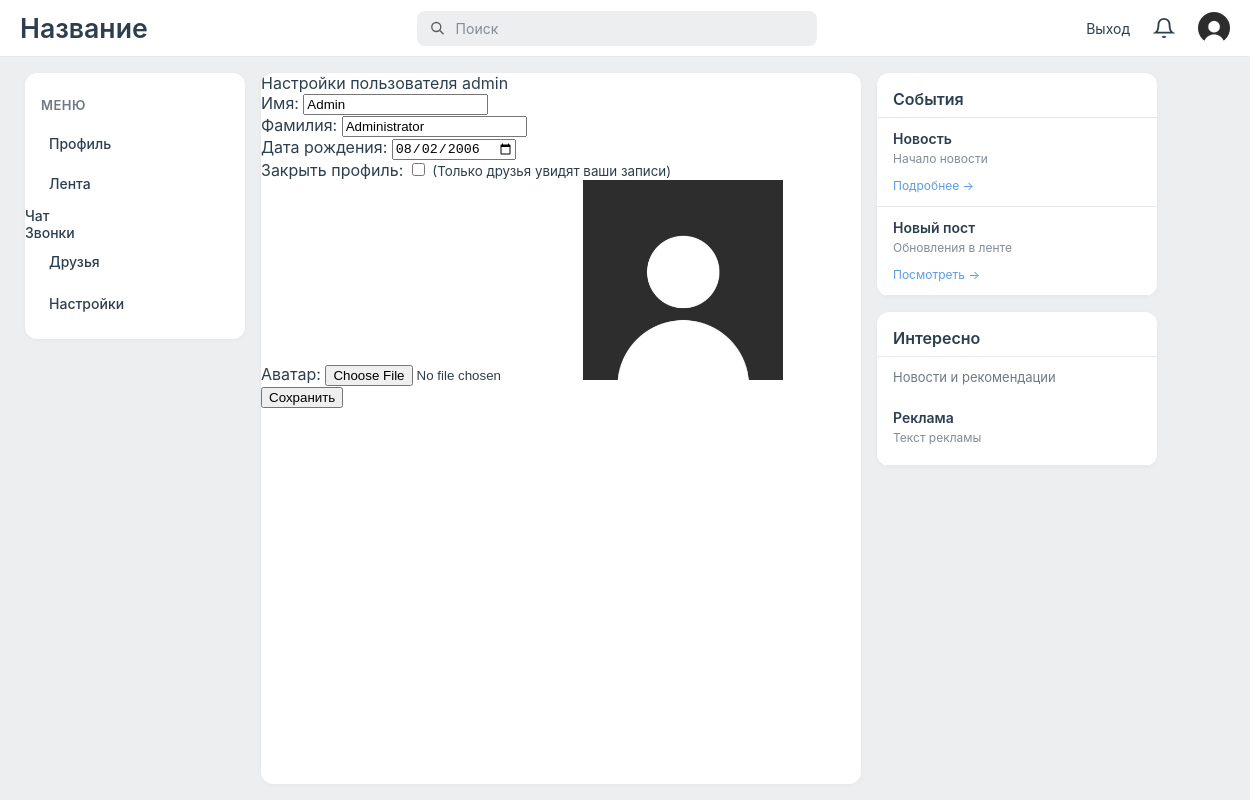
Page /profile/settings.php (signed in) on the earlier database version.
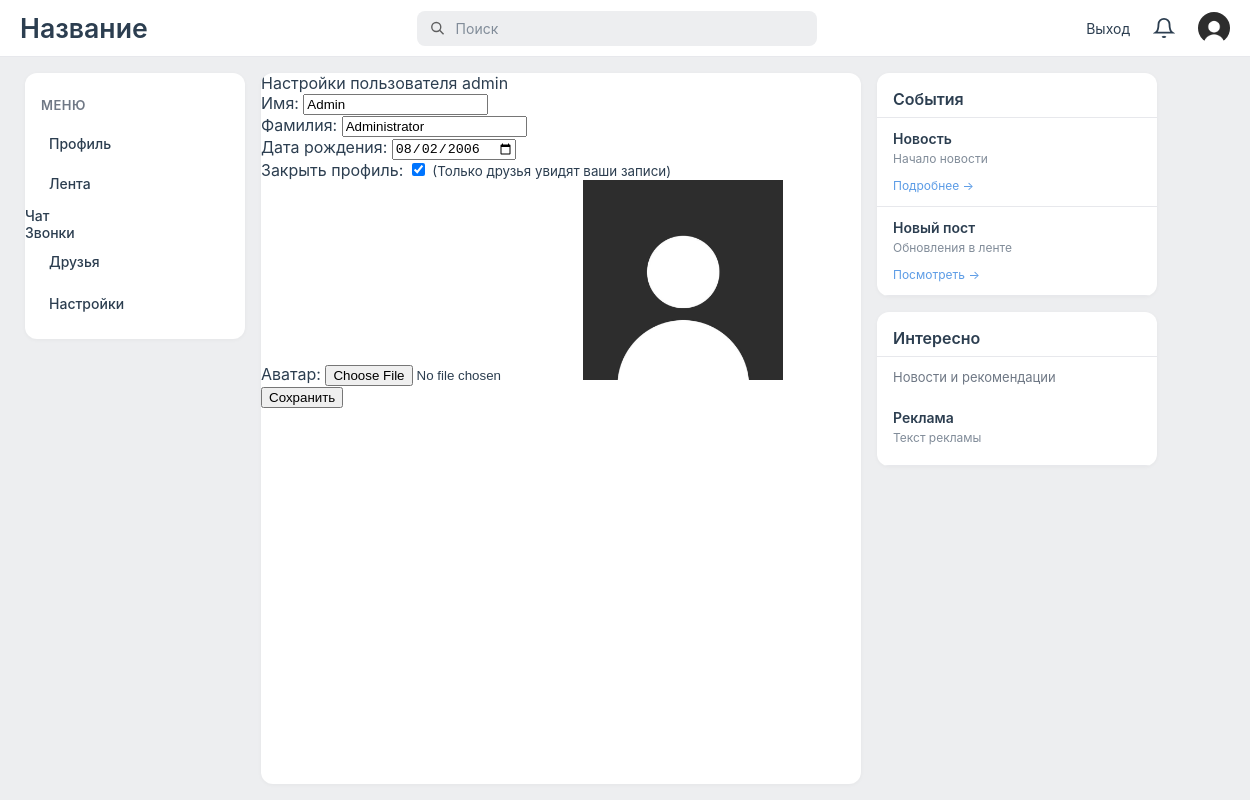
Same page on the later database version.
### tables this page shows
CREATE TABLE `users` (
  `user_id` int NOT NULL,
  `login` varchar(50) NOT NULL,
  `first_name` varchar(255) NOT NULL,
  `last_name` varchar(255) NOT NULL,
  `password` varchar(255) NOT NULL,
  `role` varchar(10) NOT NULL,
  `is_private` tinyint(1) NOT NULL,
  `birthday_date` date NOT NULL,
  `creation_date` date NOT NULL,
  `avatar` varchar(255) NOT NULL
);

### classes/DataBase.php (called while the page is built, shortened)
<?php
class Database {
   private $pdo;
    public function __construct() {
        $this->pdo = new PDO("mysql:host=messenger;dbname=Social", "root", "");
        $this->pdo->setAttribute(PDO::ATTR_ERRMODE, PDO::ERRMODE_EXCEPTION);
    }
    public function query1($sql, $params = []) {
        $stmt = $this->pdo->prepare($sql);
        $stmt->execute($params);
        return $stmt;
    }
    public function fetchOne($sql, $params = []) {
        return $this->query1($sql, $params)->fetch();
    }
}
?>

### classes/User.php (called while the page is built, shortened)
<?php
class User {
    private $data = [];
    public function __construct(int $user_id, array $data, Database $db) {
        $this->data = $data;
    }
	public static function getUserById($id, Database $db){
		$sql = "SELECT * FROM users WHERE user_id = ?";
		$data = $db->fetchOne($sql, [$id]);
		return new self($id, $data, $db);
	}
    public function get($field) {
        return $this->data[$field] ?? '';
    }
}
?>

### includes/init.php (called while the page is built, shortened)
<?php
require_once __DIR__ . '/../classes/Database.php';
require_once __DIR__ . '/../classes/User.php';
$db = new Database();
?>

### profile/settings.php (the view, shortened to what this page needs)
<?php
include '../includes/init.php';
?>
<!DOCTYPE html>
<html lang="en">
<head>
	<link rel="stylesheet" href="../assets/css/style.css">
</head>
<body>
	<?php include '../includes/header.php'; ?>
	<div class="columns-container">
		<?php include '../includes/menuLeft.php'; ?>
		<div class="center-panel">
			Настройки пользователя <?php echo $user->get(UserField::LOGIN); ?>
			<form id="settingsForm" method="POST" enctype="multipart/form-data">
				<div>
					<label>Имя:</label>
					<input type="text" name="first_name" value="<?php echo $user->get(UserField::FIRST_NAME); ?>">
				</div>
				<div>
					<label>Фамилия:</label>
					<input type="text" name="last_name" value="<?php echo $user->get(UserField::LAST_NAME); ?>">
				</div>
				<div>
					<label>Дата рождения:</label>
					<input type="date" name="birthday_date" value="<?php echo $user->get(UserField::BIRTHDAY); ?>">
				</div>
				<div>
					<label>Закрыть профиль:</label>
					<input type="checkbox" name="is_private" value="1"
						<?php echo $user->get(UserField::PRIVATE) == 1 ? 'checked' : ''; ?>>
					<small>(Только друзья увидят ваши записи)</small>
				</div>
				<div>
					<label>Аватар:</label>
					<input type="file" name="avatar">
					<img src="../assets/uploads/<?php echo $user->get(UserField::AVATAR); ?>" width="200">
				</div>
				<button type="submit">Сохранить</button>
			</form>
		</div>
		<?php 	include '../includes/menuRight.php'; ?>
	</div>
</body>
</html>

### includes/header.php (shortened to what this page needs)
<div class="header-fullwidth">
	<h1>Название</h1>
	<div class="search-container">
		<div class="search-box">
			<svg class="search-icon" viewBox="0 0 24 24" fill="none" stroke="currentColor" stroke-width="2">
				<circle cx="10.5" cy="10.5" r="6.5" />
				<line x1="21" y1="21" x2="15" y2="15" />
			</svg>
			<input type="text" class="search-input" placeholder="Поиск">
		</div>
	</div>
	<div class="header-right">
		<?php
		require_once __DIR__ . '/../classes/Database.php';
		if (isset($_SESSION['id'])):
		?>
		<a href="../auth/logout.php" style="text-decoration: none; color: #2c3e50; font-size: 14px;">Выход</a>
		<?php include '../includes/notificationBell.php'; ?>
		<div class="avatar">
			<?php
				$db = new Database();
				$user = User::getUserById($_SESSION['id'], $db);
				$image_name = $user->get(UserField::AVATAR);
				?>
			<img src="../assets/uploads/<?php echo ($image_name);?>"
				style="width: 32px; height: 32px; border-radius: 100%;">
		</div>
		<?php else:?>
		<div>Вы вошли как гость</div>
		<?php endif;?>
	</div>
</div>

### includes/notificationBell.php (shortened to what this page needs)
<?php
include "init.php";
?>
<div class="notifications-wrapper">
	<button class="notifications-btn" id="notificationsBtn">
		<svg class="bell-icon" width="22" height="22" viewBox="0 0 24 24" fill="none" stroke="currentColor"
			stroke-width="2">
			<path d="M18 8A6 6 0 0 0 6 8c0 7-3 9-3 9h18s-3-2-3-9" />
			<path d="M13.73 21a2 2 0 0 1-3.46 0" />
		</svg>
	</button>
</div>

### includes/menuLeft.php (shortened to what this page needs)
<?php
include "init.php";
?>
<div class="left-panel">
	<h2>Меню</h2>
	<ul>
		<?php if(isset($_SESSION['id'])):
			$id = $_SESSION['id'];
			$user = User::getUserById($id, $db)?>
		<li>
			<a href="../profile/userWall.php?user_id=<?php echo $user->get(UserField::ID); ?>">
				Профиль
			</a>
		</li>
		<li>
			<a href="../profile/globalWall.php" style="
				text-decoration: none;
				display: block;
				">
				Лента
			</a>
		</li>
		<li>Чат</li>
		<li>Звонки</li>
		<li>
			<a href="../friends/friends.php" style="
				text-decoration: none;
				display: block;
				">
				Друзья
			</a>
		</li>
		<li>
			<a href="../profile/settings.php" style="
				text-decoration: none;
				display: block;
				">
				Настройки
			</a>
		</li>
		<?php endif;?>
	</ul>
</div>

### includes/menuRight.php
<div class="right">
	<div class="right-panel">
		<h2>События</h2>
		<div class="event-item">
			<div class="event-title">Новость</div>
			<div class="event-desc">Начало новости</div>
			<a href="#" class="event-link">Подробнее →</a>
		</div>
		<div class="event-item">
			<div class="event-title">Новый пост</div>
			<div class="event-desc">Обновления в ленте</div>
			<a href="#" class="event-link">Посмотреть →</a>
		</div>
	</div>
	<div class="right-panel">
		<h2>Интересно</h2>
		<p>Новости и рекомендации</p>
		<div class="event-item">
			<div class="event-title">Реклама</div>
			<div class="event-desc">Текст рекламы</div>
		</div>
	</div>
</div>

### assets/css/style.css (style rules this page uses)
body { margin: 0; padding: 0; width: 100%; min-width: 100%; height: 100vh; font-family: -apple-system, BlinkMacSystemFont, 'Segoe UI', Roboto, 'Helvetica Neue', Arial, sans-serif; display: flex; flex-direction: column; overflow-y: hidden; overflow-x: auto; background: #edeef0; }
.header-fullwidth { display: flex; flex-shrink: 0; align-items: center; justify-content: space-between; width: 100%; min-width: 100vw; background: #ffffff; border-bottom: 1px solid #e7e8ec; position: sticky; top: 0; left: 0; right: 0; z-index: 80; box-sizing: border-box; flex-shrink: 0; padding: 0 20px; }
h1 { font-size: 20pt; font-weight: 600; margin: 0; padding: 12px 0; color: #2c3e50; }
.header-fullwidth h1 { margin: 0; color: #2c3e50; font-size: 20pt; font-weight: 600; }
.search-container { flex: 1; max-width: 400px; margin: 0 20px; }
.search-box { display: flex; align-items: center; background: #edeef0; border-radius: 8px; padding: 8px 12px; transition: all 0.2s; }
.search-icon { width: 18px; height: 18px; margin-right: 8px; opacity: 0.6; }
.search-input { background: transparent; border: none; outline: none; font-size: 14px; width: 100%; font-family: inherit; }
.search-input::placeholder { color: #818c99; }
.header-right { display: flex; gap: 15px; align-items: center; }
.avatar { width: 32px; height: 32px; border-radius: 50%; background: #ffffff; display: flex; align-items: center; justify-content: center; color: white; font-weight: bold; cursor: pointer; }
.columns-container { display: flex; flex: 1; width: 100%; max-width: 1200px; margin: 0 auto; padding: 16px 20px; gap: 16px; min-height: 0; overflow: visible; }
.left-panel { width: 220px; background-color: #ffffff; color: #2c3e50; padding: 12px 0; box-sizing: border-box; overflow-y: auto; height: fit-content; max-height: calc(100vh - 80px); border-radius: 12px; box-shadow: 0 1px 4px rgba(0, 0, 0, 0.04); flex-shrink: 0; }
.left-panel h2 { font-size: 13px; font-weight: 600; text-transform: uppercase; color: #6f7885; padding: 12px 16px 8px; margin: 0; letter-spacing: 0.5px; border-bottom: none; }
.left-panel ul { list-style: none; padding: 0; margin: 0; }
.left-panel li { padding: 0; margin: 0; background-color: transparent; font-size: 14px; font-weight: 500; color: #2c3e50; }
.left-panel li a { display: flex; align-items: center; text-decoration: none; color: #2c3e50; padding: 10px 16px; margin: 2px 8px; border-radius: 8px; transition: all 0.1s; min-height: 20px; }
.center-panel { flex: 1; background-color: #ffffff; color: #2c3e50; box-sizing: border-box; overflow-y: auto; min-width: 300px; max-width: 600px; border-radius: 12px; box-shadow: 0 1px 4px rgba(0, 0, 0, 0.04); }
.right { width: 280px; flex-shrink: 0; }
.right-panel { background-color: #ffffff; color: #2c3e50; padding: 0; box-sizing: border-box; overflow-y: auto; border-radius: 12px; box-shadow: 0 1px 4px rgba(0, 0, 0, 0.04); margin-bottom: 16px; }
.right-panel h2 { font-size: 16px; font-weight: 600; padding: 16px 16px 8px; margin: 0; border-bottom: 1px solid #e7e8ec; }
.right-panel p { padding: 12px 16px; margin: 0; font-size: 13px; color: #6f7885; }
.right-panel .event-item { padding: 12px 16px; border-bottom: 1px solid #e7e8ec; cursor: pointer; transition: background 0.1s; }
.right-panel .event-title { font-weight: 600; font-size: 14px; margin-bottom: 4px; }
.right-panel .event-desc { font-size: 12px; color: #818c99; margin-bottom: 8px; }
.right-panel .event-link { font-size: 12px; color: #5c9ce6; text-decoration: none; }
.center-panel, .left-panel { scrollbar-width: thin; scrollbar-color: #d1d1d1 transparent; }
.notifications-wrapper { position: relative; }
.notifications-btn { position: relative; background: transparent; border: none; cursor: pointer; padding: 8px; border-radius: 50%; display: flex; align-items: center; justify-content: center; transition: background 0.2s; color: #2c3e50; }

Differences in the rows shown:
changed users "admin": is_private "☐" → "☑"
